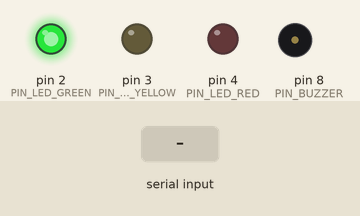
This sketch was run on a simulated Arduino Uno, built with avr-gcc and run on an emulated ATmega328P. On the bench: output pins drawn as LEDs (lit = HIGH), buzzer (waves = sounding). The test bench sets the inputs (shaded band). What the sketch prints to the serial monitor is not drawn.

Above: at 2.1 s.
2.2 s: "H" received over Serial
At 3.3 s:
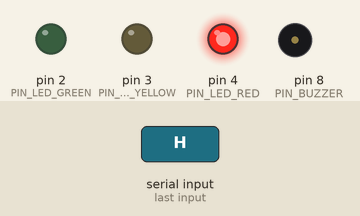
4.1 s: "M" received over Serial
At 5.2 s:
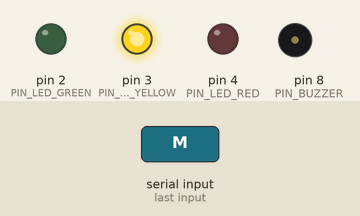
5.7 s: "C" received over Serial
At 6.5 s:
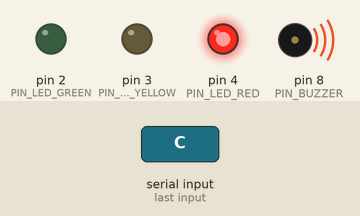
8.7 s: "L" received over Serial
At 9.2 s:
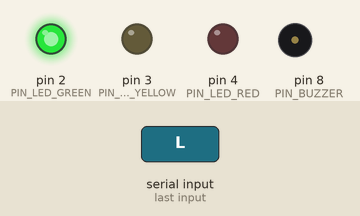
Timing chart, 0 to 11.2 s (numbered marks = the images above; inputs shaded):
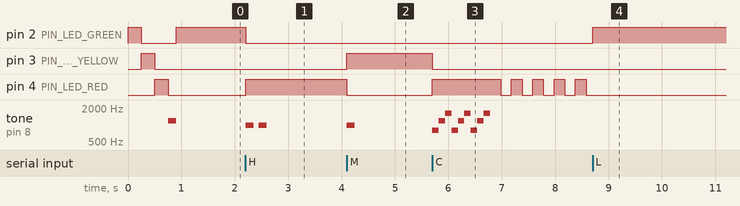

Measured:
- after the input at 2.2 s, pin 2 (PIN_LED_GREEN): HIGH → LOW at once; pin 4 (PIN_LED_RED): LOW → HIGH at once; tone on pin 8 (PIN_BUZZER): alternates 1000 Hz for 0.15 s and silent for 0.10 s, 4 changes in all, then stays silent, starting at once
- after the input at 4.1 s, pin 3 (PIN_LED_YELLOW): LOW → HIGH at once; pin 4 (PIN_LED_RED): HIGH → LOW at once; tone on pin 8 (PIN_BUZZER): silent → 1000 Hz at once, → silent 0.15 s later
- after the input at 5.7 s, pin 3 (PIN_LED_YELLOW): HIGH → LOW at once; pin 4 (PIN_LED_RED): LOW → HIGH at once, then repeats every 0.40 s: LOW 0.20 s, HIGH 0.20 s; tone on pin 8 (PIN_BUZZER): silent → 800 Hz at once, then repeats every 0.36 s: 1200 Hz 0.12 s, 1600 Hz 0.12 s, 800 Hz 0.12 s, until it stays silent from 6.8 s
- after the input at 8.7 s, pin 2 (PIN_LED_GREEN): LOW → HIGH at once; pin 4 (PIN_LED_RED): stops changing and stays LOW

The sketch:

arduino_alert.ino
```cpp
/*
 * ============================================================
 *  Arduino Uno Alert System
 *  Project: ESP32 IoT Honeypot with Arduino Uno Alert System
 *  Author:  Debasish Nayak  |  GitHub: Debasish-Nayak-656
 *  Board:   Arduino Uno
 *
 *  Receives single-char commands from ESP32 via Serial:
 *    'L' → LOW      : Green LED on
 *    'M' → MEDIUM   : Yellow LED on
 *    'H' → HIGH     : Red LED on
 *    'C' → CRITICAL : Red LED + Buzzer alarm
 * ============================================================
 *  WIRING
 *    Arduino Pin 2  → Green  LED (+) → 220Ω → GND
 *    Arduino Pin 3  → Yellow LED (+) → 220Ω → GND
 *    Arduino Pin 4  → Red    LED (+) → 220Ω → GND
 *    Arduino Pin 8  → Buzzer (+)     →         GND
 *    Arduino RX(0)  ← ESP32 TX2 (GPIO17) via 1kΩ voltage divider
 *    Arduino GND    → ESP32 GND
 *
 *  NOTE: Use a voltage divider on RX line:
 *    ESP32 TX2 → 1kΩ → Arduino RX
 *                     → 2kΩ → GND
 *  This drops 3.3V to ~2.2V (safe for Arduino 5V logic)
 * ============================================================
 */

// ─── Pin Definitions ─────────────────────────────────────────
#define PIN_LED_GREEN   2
#define PIN_LED_YELLOW  3
#define PIN_LED_RED     4
#define PIN_BUZZER      8

// ─── Timing ──────────────────────────────────────────────────
#define BLINK_INTERVAL    200   // ms per blink cycle for CRITICAL
#define BUZZER_BEEP_ON    150   // ms buzzer ON
#define BUZZER_BEEP_OFF   100   // ms buzzer OFF
#define BUZZER_BEEPS      3     // beeps per CRITICAL alert

// ─── State ───────────────────────────────────────────────────
char     currentLevel = 'L';
unsigned long lastBlink = 0;
bool     blinkState = false;

// ════════════════════════════════════════════════════════════
void setup() {
  Serial.begin(9600);   // Communicates with ESP32

  pinMode(PIN_LED_GREEN,  OUTPUT);
  pinMode(PIN_LED_YELLOW, OUTPUT);
  pinMode(PIN_LED_RED,    OUTPUT);
  pinMode(PIN_BUZZER,     OUTPUT);

  // Boot test sequence (confirms hardware works)
  bootSequence();

  Serial.println("ARD:READY");
  setLevel('L');   // Default: green
}

// ════════════════════════════════════════════════════════════
void loop() {
  // ── Check for new command from ESP32 ─────────────────────
  if (Serial.available() > 0) {
    char cmd = Serial.read();
    // Flush rest of line
    while (Serial.available() > 0) Serial.read();

    if (cmd == 'L' || cmd == 'M' || cmd == 'H' || cmd == 'C') {
      if (cmd != currentLevel) {
        currentLevel = cmd;
        setLevel(cmd);
      }
    }
  }

  // ── CRITICAL mode: blink red LED continuously ─────────────
  if (currentLevel == 'C') {
    unsigned long now = millis();
    if (now - lastBlink >= BLINK_INTERVAL) {
      blinkState = !blinkState;
      digitalWrite(PIN_LED_RED, blinkState ? HIGH : LOW);
      lastBlink = now;
    }
  }
}

// ════════════════════════════════════════════════════════════
//  ALERT ACTIONS
// ════════════════════════════════════════════════════════════

void setLevel(char level) {
  // Turn all off first
  digitalWrite(PIN_LED_GREEN,  LOW);
  digitalWrite(PIN_LED_YELLOW, LOW);
  digitalWrite(PIN_LED_RED,    LOW);
  noTone(PIN_BUZZER);
  blinkState = false;

  switch (level) {
    case 'L':
      digitalWrite(PIN_LED_GREEN, HIGH);
      break;

    case 'M':
      digitalWrite(PIN_LED_YELLOW, HIGH);
      shortBeep(1);
      break;

    case 'H':
      digitalWrite(PIN_LED_RED, HIGH);
      shortBeep(2);
      break;

    case 'C':
      // Blink handled in loop(); trigger alarm beeps
      digitalWrite(PIN_LED_RED, HIGH);
      criticalAlarm();
      break;
  }
}

void shortBeep(int count) {
  for (int i = 0; i < count; i++) {
    tone(PIN_BUZZER, 1000);
    delay(BUZZER_BEEP_ON);
    noTone(PIN_BUZZER);
    if (i < count - 1) delay(BUZZER_BEEP_OFF);
  }
}

void criticalAlarm() {
  // Ascending tone alarm for CRITICAL
  int freqs[] = {800, 1200, 1600};
  for (int rep = 0; rep < BUZZER_BEEPS; rep++) {
    for (int f : freqs) {
      tone(PIN_BUZZER, f);
      delay(120);
    }
  }
  noTone(PIN_BUZZER);
}

void bootSequence() {
  // Light up each LED in sequence, then buzzer blip
  int leds[] = {PIN_LED_GREEN, PIN_LED_YELLOW, PIN_LED_RED};
  for (int led : leds) {
    digitalWrite(led, HIGH);
    delay(250);
    digitalWrite(led, LOW);
  }
  tone(PIN_BUZZER, 1200);
  delay(150);
  noTone(PIN_BUZZER);
}
```
